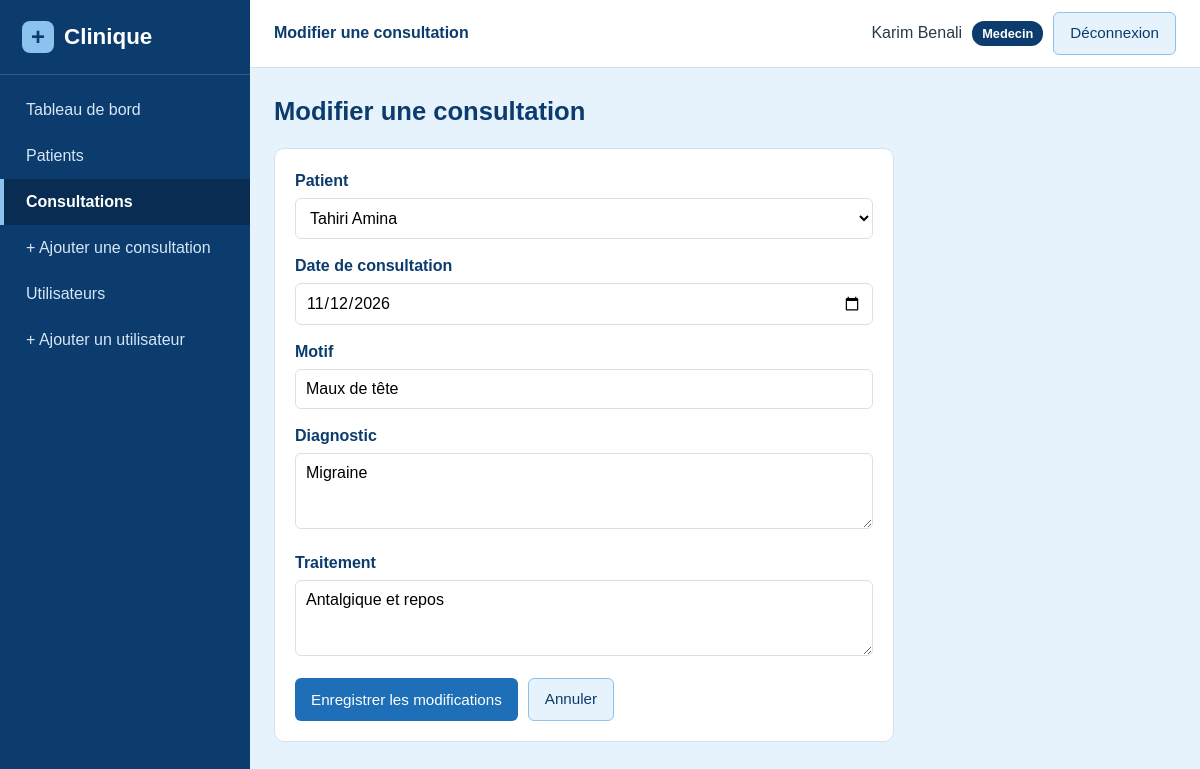
Page /consultations/modifier_consultation.php?id=2 (signed in) on the committed database.
### tables this page shows
CREATE TABLE consultations (
    id INT AUTO_INCREMENT PRIMARY KEY,
    patient_id INT NOT NULL,
    medecin_id INT NOT NULL,
    date_consultation DATE NOT NULL,
    motif VARCHAR(255) NOT NULL,
    diagnostic TEXT,
    traitement TEXT,
    FOREIGN KEY (patient_id) REFERENCES patients(id) ON DELETE RESTRICT ON UPDATE CASCADE,
    FOREIGN KEY (medecin_id) REFERENCES utilisateurs(id) ON DELETE RESTRICT ON UPDATE CASCADE
);

CREATE TABLE patients (
    id INT AUTO_INCREMENT PRIMARY KEY,
    nom VARCHAR(50) NOT NULL,
    prenom VARCHAR(50) NOT NULL,
    date_naissance DATE NOT NULL,
    sexe ENUM('M', 'F') NOT NULL,
    telephone VARCHAR(15) NOT NULL,
    adresse VARCHAR(255) DEFAULT '',
    created_at TIMESTAMP DEFAULT CURRENT_TIMESTAMP
);

### includes/functions.php (called while the page is built, shortened)
<?php
function e($texte)
{
    return htmlspecialchars((string) $texte, ENT_QUOTES, 'UTF-8');
}

### consultations/modifier_consultation.php (the view, shortened to what this page needs)
<?php
require_once __DIR__ . '/../includes/auth.php';
$id = (int) ($_GET['id'] ?? $_POST['id'] ?? 0);
$requete = $pdo->prepare('SELECT * FROM consultations WHERE id = ?');
$requete->execute([$id]);
$consultation = $requete->fetch();
$patient_id = (int) $consultation['patient_id'];
$date_consultation = $consultation['date_consultation'];
$motif = $consultation['motif'];
$diagnostic = $consultation['diagnostic'];
$traitement = $consultation['traitement'];
$patients = $pdo->query('SELECT id, nom, prenom FROM patients ORDER BY nom, prenom')->fetchAll();
include __DIR__ . '/../includes/header.php';
?>
<h1>Modifier une consultation</h1>
<div class="carte carte-formulaire">
    <form method="post" action="">
        <div class="champ">
            <label for="patient_id">Patient</label>
            <select id="patient_id" name="patient_id" required>
                <?php foreach ($patients as $p) { ?>
                    <option value="<?= (int) $p['id'] ?>" <?= $patient_id === (int) $p['id'] ? 'selected' : '' ?>>
                        <?= e($p['nom'] . ' ' . $p['prenom']) ?>
                    </option>
                <?php } ?>
            </select>
        </div>
        <div class="champ">
            <label for="date_consultation">Date de consultation</label>
            <input type="date" id="date_consultation" name="date_consultation" value="<?= e($date_consultation) ?>" required>
        </div>
        <div class="champ">
            <label for="motif">Motif</label>
            <input type="text" id="motif" name="motif" value="<?= e($motif) ?>" maxlength="255" required>
        </div>
        <div class="champ">
            <label for="diagnostic">Diagnostic</label>
            <textarea id="diagnostic" name="diagnostic" rows="3"><?= e($diagnostic) ?></textarea>
        </div>
        <div class="champ">
            <label for="traitement">Traitement</label>
            <textarea id="traitement" name="traitement" rows="3"><?= e($traitement) ?></textarea>
        </div>
        <div class="boutons">
            <button type="submit" class="btn btn-principal">Enregistrer les modifications</button>
            <a class="btn btn-clair" href="<?= BASE_URL ?>consultations/liste_consultations.php">Annuler</a>
        </div>
    </form>
</div>
<?php include __DIR__ . '/../includes/footer.php'; ?>

### assets/css/style.css (style rules this page uses)
:root { --bleu-fonce: #0b3c6d; --bleu-fonce-2: #082c52; --bleu: #1e6fb8; --bleu-clair: #e6f2fc; --bleu-moyen: #8bc3ee; --blanc: #ffffff; --gris-texte: #2b3a4a; --gris-bord: #d5e2ee; --rouge: #c0392b; --vert: #1e8449; }
* { box-sizing: border-box; }
body { margin: 0; font-family: Arial, Helvetica, sans-serif; background: var(--bleu-clair); color: var(--gris-texte); line-height: 1.5; }
h1 { color: var(--bleu-fonce); font-size: 1.6rem; margin: 0 0 18px; }
a { color: var(--bleu); }
.carte { background: var(--blanc); border: 1px solid var(--gris-bord); border-radius: 10px; padding: 20px; margin-bottom: 20px; }
.carte-formulaire { max-width: 620px; }
.btn { display: inline-block; padding: 9px 16px; border: none; border-radius: 6px; font-size: 0.95rem; cursor: pointer; text-decoration: none; font-family: inherit; }
.btn-principal { background: var(--bleu); color: var(--blanc); }
.btn-clair { background: var(--bleu-clair); color: var(--bleu-fonce); border: 1px solid var(--bleu-moyen); }
.boutons { display: flex; gap: 10px; flex-wrap: wrap; margin-top: 8px; }
.champ { margin-bottom: 15px; }
.champ label { display: block; font-weight: bold; margin-bottom: 5px; color: var(--bleu-fonce); }
input[type="text"], input[type="email"], input[type="password"], input[type="date"], select, textarea { width: 100%; padding: 10px; border: 1px solid var(--gris-bord); border-radius: 6px; font-size: 1rem; font-family: inherit; background: var(--blanc); }

### rows in the picture
consultations: patient_id "Tahiri Amina", date_consultation "11/12/2026", motif "Maux de tête", diagnostic "Migraine", traitement "Antalgique et repos"

### other values in the picture
$titre_page "Modifier une consultation"
$_SESSION['prenom'] . ' ' . $_SESSION['nom'] "Karim Benali"
$role "Medecin"
